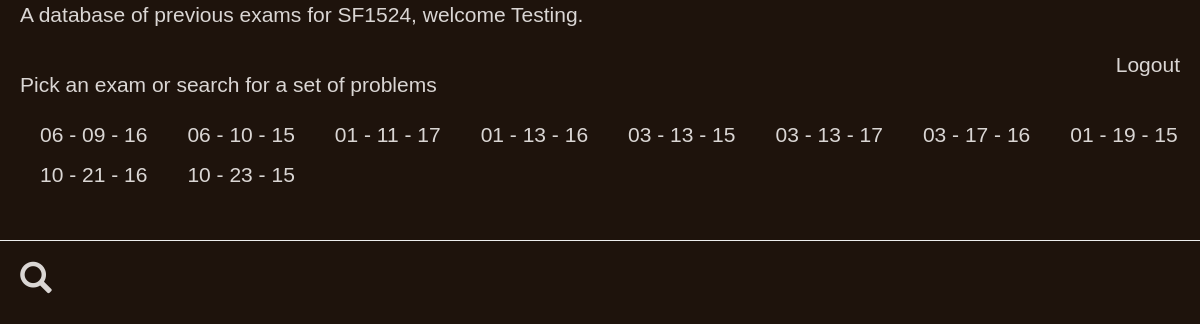
Screenshot of / (signed in) with the database file from the repository.
### exams/models.py (models this page shows, shortened)
class Exam(models.Model):
    name = models.CharField(max_length=6,default="")
    date = models.DateTimeField(
            default=timezone.now)

### exams/views.py (the view)
# urls.py: url(r'^$', views.index, name='index'),
def index(request):
	exams = Exam.objects.all()
	return render(request, 'exams/index.html', {'exams':exams})

### exams/templates/exams/index.html (shortened to what this page needs)
{% load staticfiles %}
<html>
	<head>
			<link rel="stylesheet" href="https://maxcdn.bootstrapcdn.com/bootstrap/3.3.7/css/bootstrap.min.css">
	        <link rel="stylesheet" href="{% static 'css/index.css' %}">
	</head>
	<body>
		<p>A database of previous exams for SF1524, welcome {{ user.username}}.</p>
		{% if user.is_authenticated == False %}
			<a href="{% url 'create_user' %}">Create user</a>
			<p>or</p>
			<a href="{% url 'login' %}">Login</a>
		{% else %}
			<a href="{% url 'logout' %}" style="float: right;padding-right:20px;">Logout</a>
			<p><br>Pick an exam or search for a set of problems</p>
			<div class="exam-container">
			{% for exam in exams %}
				<a href="{% url 'exam' date=exam.name %}" style="margin-left:20px;">{{exam.date|date:"m - d - y"}}</a>
			{% endfor %}
			</div>
			<a href="{% url 'advanced_search' %}">
			<hr>
			<link rel="stylesheet" href="https://maxcdn.bootstrapcdn.com/bootstrap/3.3.7/css/bootstrap.min.css"><span class="glyphicon glyphicon-search"></span></a>
			<br>
		{% endif %}
</html>

### exams/static/css/index.css (style rules this page uses)
* { background-color: #1e130c !important; color: #DAD6D4 !important; }
.glyphicon { font-size: 150%; padding-left: 20px; }
.exam-container { display: flex; flex-wrap: wrap; }
p { padding-left: 20px !important; font-size: 150%; font-family: "Arial Narrow", Arial, sans-serif; }
a { padding-top: 10px !important; padding-left: 20px !important; font-family: "Arial Narrow", Arial, sans-serif; font-size: 150%; color:#9a8478; text-decoration: none !important; }

### rows the page displays
Exam: date "06 - 09 - 16"
Exam: date "06 - 10 - 15"
Exam: date "01 - 11 - 17"
Exam: date "01 - 13 - 16"
Exam: date "03 - 13 - 15"
Exam: date "03 - 13 - 17"
Exam: date "03 - 17 - 16"
Exam: date "01 - 19 - 15"
Exam: date "10 - 21 - 16"
Exam: date "10 - 23 - 15"

### other values shown
{{ user.username }} "Testing"
